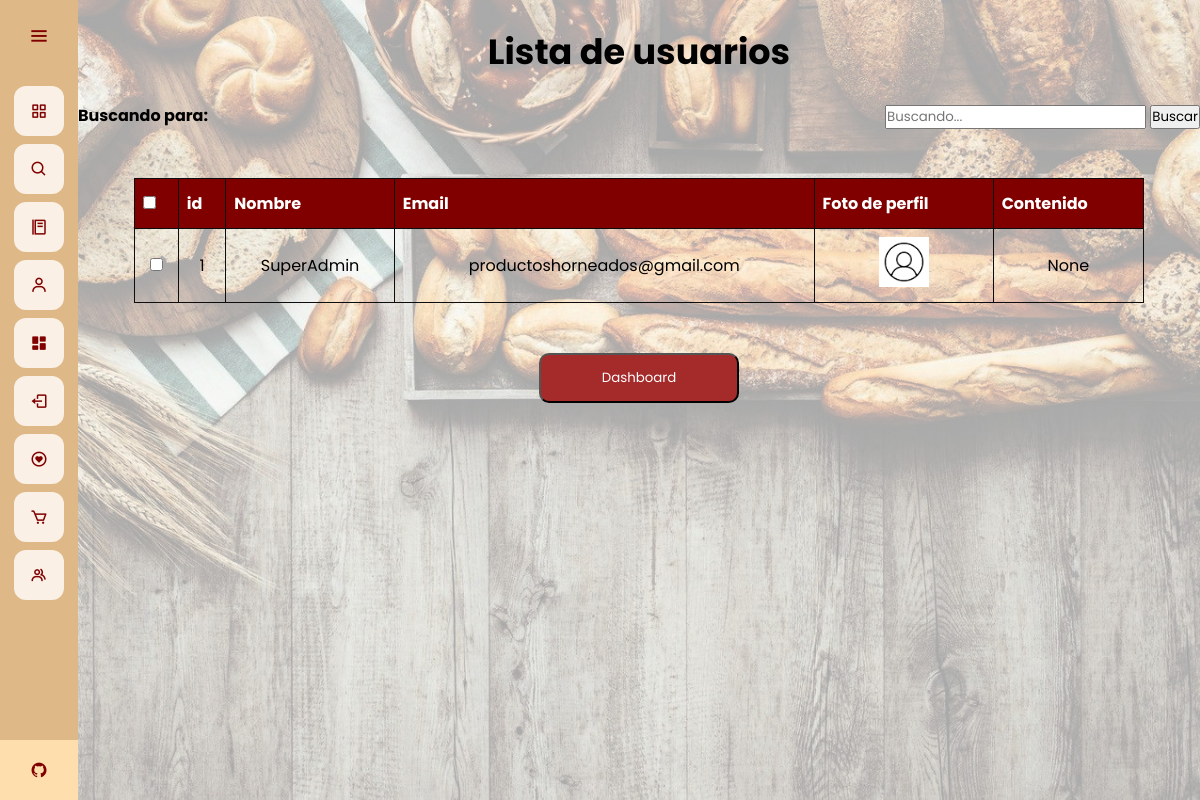
The page /admin-dash/editar-usuario (signed in) on the database as committed earlier.
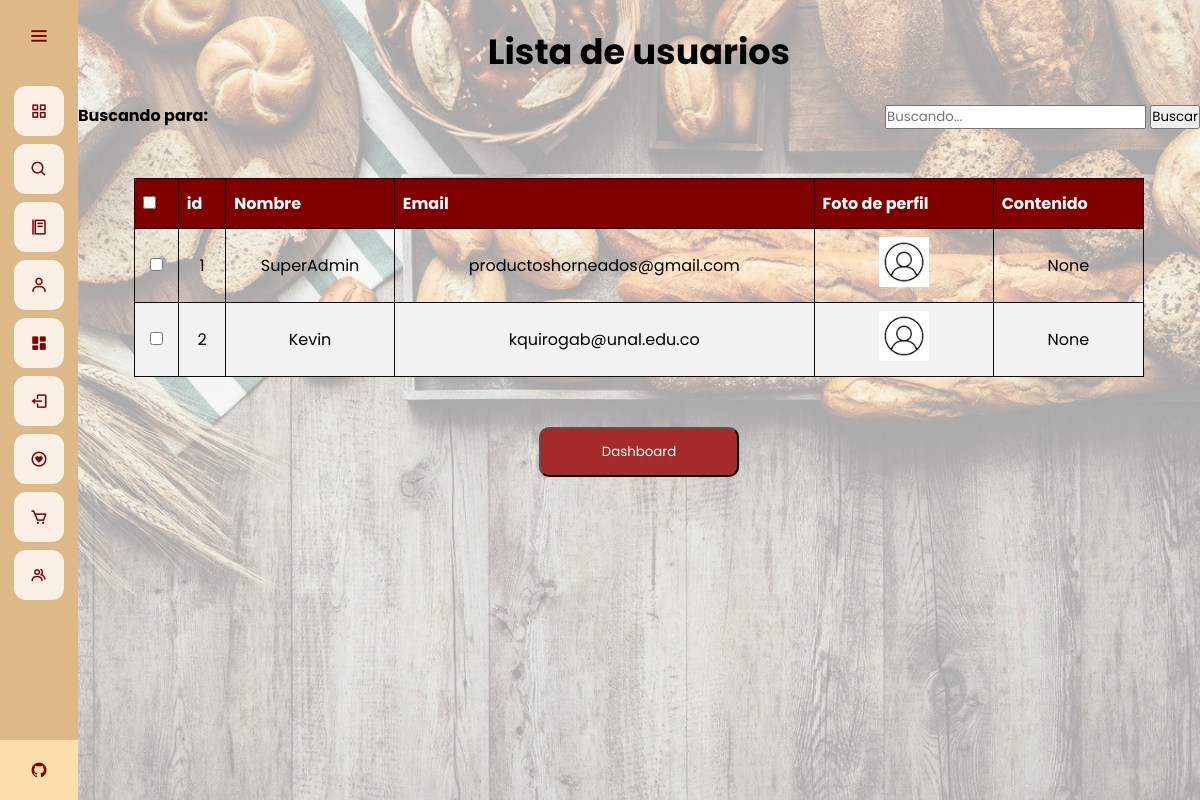
The same page on the database as committed later.
### app.py (models this page shows)
class User(database.Model, UserMixin):
	id = database.Column(database.Integer, primary_key=True)
	email = database.Column(database.String(30), unique=True)
	username = database.Column(database.String(20), nullable=False, unique=True)
	password = database.Column(database.String(80), nullable=False)
	profile_pic = database.Column(database.String(40), nullable=False, default='default.jpg')
	bio_content = database.Column(database.String(1000))
	verified = database.Column(database.Boolean(), default=False)
	commenter = database.relationship('Comment', backref='commenter', lazy='dynamic')
	wish = database.relationship('Wish', backref='liker', lazy='dynamic')

### app.py (the view)
@app.route("/admin-dash/editar-usuario", methods=['GET','POST'])
@login_required
def lista_usuario():
	if current_user.username == "SuperAdmin":
		pages = 5
		users = User.query.filter().all()
		if request.method == 'POST' and 'tag' in request.form:
			tag = request.form["tag"]
			search = "%{}%".format(tag)
			users = User.query.filter(User.username.like(search))
			return render_template("edituser.html", users = users, tag = tag)
		return render_template("listuser.html", users = users)
	else:
		return redirect(url_for('home'))

### app.py (called while the page is built)
@login_manager.user_loader
def load_user(user_id):
	return User.query.get(int(user_id))

@app.before_request
def make_session_permanent():
    session.permanent = True

### templates/listuser.html (shortened to what this page needs)
{% extends 'base.html' %}
{% block style %}
<link rel="stylesheet" href="{{ url_for('static', filename='css/style_listuser.css') }}">
{% endblock %}
{% block content %}
<br>
<h1 class = "title">
    Lista de usuarios
</h1>
<br>
<div class="container">
    <div class="tabsearch">
        <div class="tag-1">
            <strong>
                Buscando para: {{ tag }}
            </strong>
        </div>
        <div class="form-1">
            <form action="" method="POST" autocomplete="on">
                <input type="text" class="form-control" name="tag" id="tag" placeholder="Buscando..." />
                <input type="submit" value="Buscar" class="form-control btn btn-primary " name="">
            </form>
        </div>
    </div>
    <br>
    <br>
    <br>
    <div class="table-div">
        <table id="tableu" class="tableu" style="width: 90%">
            <thead>
                <tr>
                    <th>
                        <input type="checkbox" onclick="checkAll(this)">
                    </th>
                    <th>id</th>
                    <th>Nombre</th>
                    <th>Email</th>
                    <th>Foto de perfil</th>
                    <th>Contenido</th>
                </tr>
            </thead>
            <br>
            <tbody>
                {% for user in users %}
                <tr>
                    <td><input type="checkbox" name="user"></td>
                    <td>{{ user.id }}</td>
                    <td>{{ user.username }}</td>
                    <td>{{ user.email }}</td>
                    <td><img src="{{ url_for('static', filename='profile_pics/'+ user.profile_pic) }}" alt="" class="images">
                    </td>
                    <td>{{ user.bio_content }}</td>
                </tr>
                {% endfor %}
            </tbody>
        </table>
    </div>
</div>
<br>
<br>
<div class="other">
    <a href="{{url_for('dashboard')}}">
        <button type="button" class="buttond">
            Dashboard
        </button>
    </a>
</div>
{% endblock %}

### templates/base.html (shortened to what this page needs)
<!DOCTYPE html>
<html>
<head>
	<link rel="stylesheet" href="{{ url_for('static', filename='css/style_base.css') }}">
  {% block style %}
  {% endblock %}
  <link href='https://unpkg.com/boxicons@2.0.7/css/boxicons.min.css' rel='stylesheet'>
</head>
<body>
	<div class="sidebar">
    <div class="logo-details">
        <i class='bx bx-menu' id="btn" ></i>
    </div>
    <ul class="nav-list">
      <li>
        <a href="{{ url_for('home') }}">
          <i class='bx bx-grid-alt'></i>
        </a>
      </li>
      <li>
        <a href="{{ url_for('busqueda') }}">
          <i class='bx bx-search'></i>
        </a>
      </li>
      <li>
        <a href="{{ url_for('menu') }}">
          <i class='bx bx-food-menu' ></i>
        </a>
      </li>
      {% if current_user.is_authenticated %}
      <li>
        <a href="{{ url_for('perfil_usuario') }}">
          <i class='bx bx-user' ></i>
        </a>
      </li>
      {% if current_user.username == "SuperAdmin" %}
      <li>
        <a href="{{ url_for('dashboard') }}">
          <i class='bx bxs-dashboard'></i>
        </a>
      </li>
      {% endif %}
      <li>
        <a href="{{ url_for('cerrar_sesion') }}">
          <i class='bx bx-log-out'></i>
        </a>
      </li>
      {% endif %}
      <li>
        <a href="{{ url_for('lista') }}">
          <i class='bx bx-heart-circle'></i>
        </a>
      </li>
      <li>
        <a href="{{ url_for('carrito') }}">
          <i class='bx bx-cart' ></i>
        </a>
      </li>
      <li>
        <a href="{{ url_for('equipo') }}">
          <i class='bx bx-group'></i>
        </a>
      </li>
      <li class="profile">
          <div class="profile-details">
              <div class="name_job">
                <div class="name">Grupo 4</div>
                <div class="uni">Uninorte-Mintic</div>
              </div>
          </div>
          <a href="https://github.com/Viinky-Kevs/ProyectoAppWeb" target="_blank">
            <i class='bx bxl-github' id="github" ></i>
          </a>
      </li>
    </ul>
  </div>
  <section class="home-section">
  	{% block content %}
  	{% endblock %}
  </section>
</body>
</html>

### static/css/style_base.css (style rules this page uses)
* { margin: 0; padding: 0; box-sizing: border-box; font-family: "Poppins" , sans-serif; }
.sidebar { position: fixed; left: 0; top: 0; height: 100%; width: 78px; background: #DEB887; padding: 6px 14px; z-index: 99; transition: all 0.5s ease; }
.sidebar .logo-details { height: 60px; display: flex; align-items: center; position: relative; }
.sidebar .logo-details #btn { position: absolute; top: 50%; right: 0; transform: translateY(-50%); font-size: 22px; transition: all 0.4s ease; font-size: 23px; text-align: center; cursor: pointer; transition: all 0.5s ease; }
.sidebar i { color: #800000; height: 60px; min-width: 50px; font-size: 28px; text-align: center; line-height: 60px; }
.sidebar .nav-list { margin-top: 20px; height: 100%; }
.sidebar li { position: relative; margin: 8px 0; list-style: none; }
.sidebar li a { display: flex; height: 100%; width: 100%; border-radius: 12px; align-items: center; text-decoration: none; transition: all 0.4s ease; background: #FAF0E6; }
.sidebar li i { height: 50px; line-height: 50px; font-size: 18px; border-radius: 12px; }
.sidebar li.profile { position: fixed; height: 60px; width: 78px; left: 0; bottom: -8px; padding: 10px 14px; background: #FFDEAD; transition: all 0.5s ease; overflow: hidden; }
.sidebar li .profile-details { display: flex; align-items: center; flex-wrap: nowrap; }
.sidebar li.profile .name, .sidebar li.profile .uni { font-size: 15px; font-weight: 400; color: #800000; white-space: nowrap; }
.sidebar li.profile .uni { font-size: 12px; }
.sidebar .profile #github { position: absolute; top: 50%; right: 0; transform: translateY(-50%); background: #FFDEAD; width: 100%; height: 60px; line-height: 60px; border-radius: 0px; transition: all 0.5s ease; }
.home-section { position: relative; min-height: 100vh; top: 0; left: 78px; width: calc(100% - 78px); transition: all 0.5s ease; z-index: 2; background-attachment: fixed; background-size: cover; background-repeat: no-repeat; background-image: url(/static/images/wallpaper.jpg); }

### static/css/style_listuser.css (style rules this page uses)
.title { text-align: center; font-size: 35px; }
.table-div { display: flex; justify-content: center; align-items: center; }
#tableu { font-family: Arial, Helvetica, sans-serif; border-collapse: collapse; width: 100%; }
#tableu td, #tableu th { border: 1px solid rgb(14, 13, 13); padding: 8px; }
#tableu tr:nth-child(even) { background-color: #f2f2f2; }
#tableu th { padding-top: 12px; padding-bottom: 12px; text-align: left; background-color: #800000; color: white; }
.images { width: 50px; }
.tableu td { text-align: center; vertical-align: middle; }
.tag-1 { float: left; }
.form-1 { float: right; }
.other { display: flex; justify-content: center; align-items: center; }
.buttond { width: 200px; height: 50px; color: white; background-color: brown; border-radius: 10px; cursor: pointer; }

Rows that differ between the two databases and show on the page:
added User: id "2", username "Kevin", email "kquirogab@unal.edu.co", profile_pic (placeholder picture), bio_content "None"
